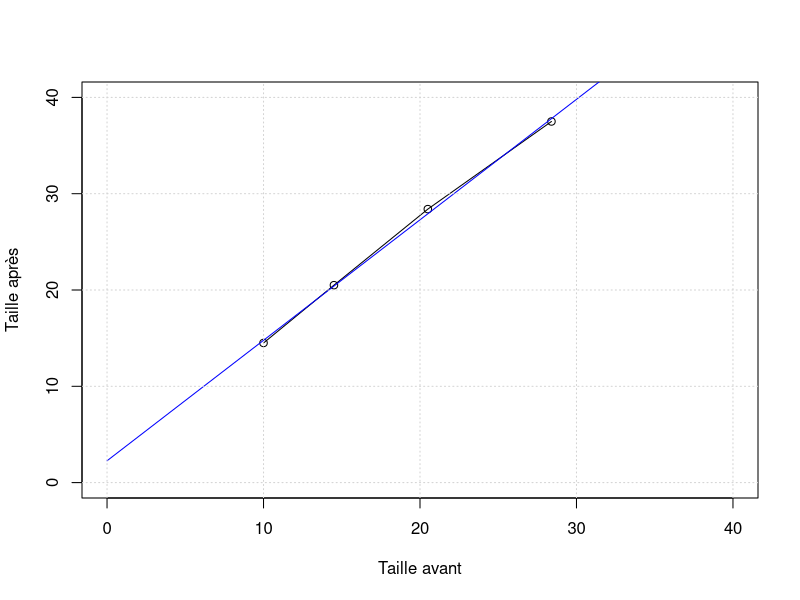
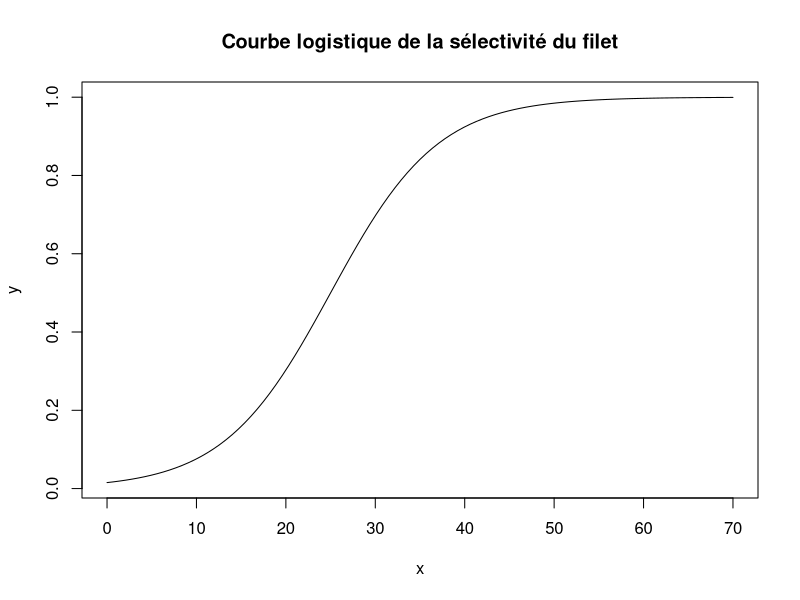
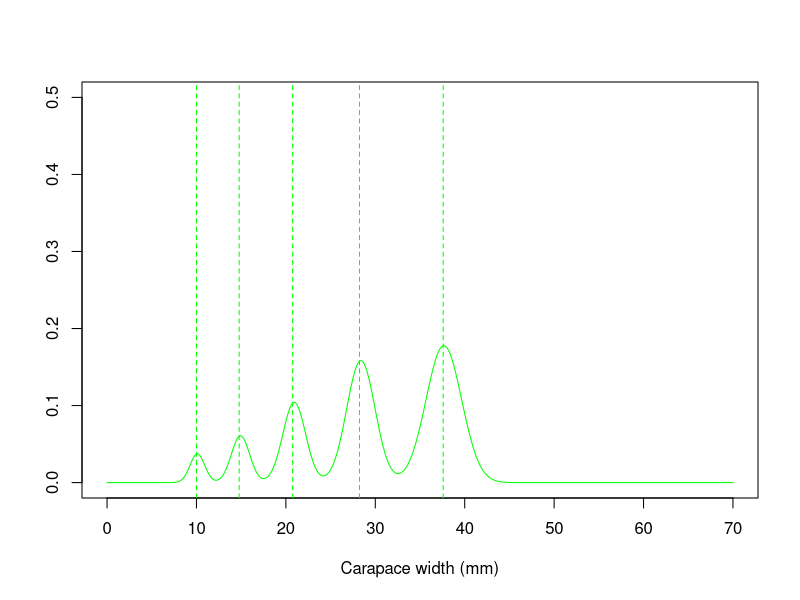
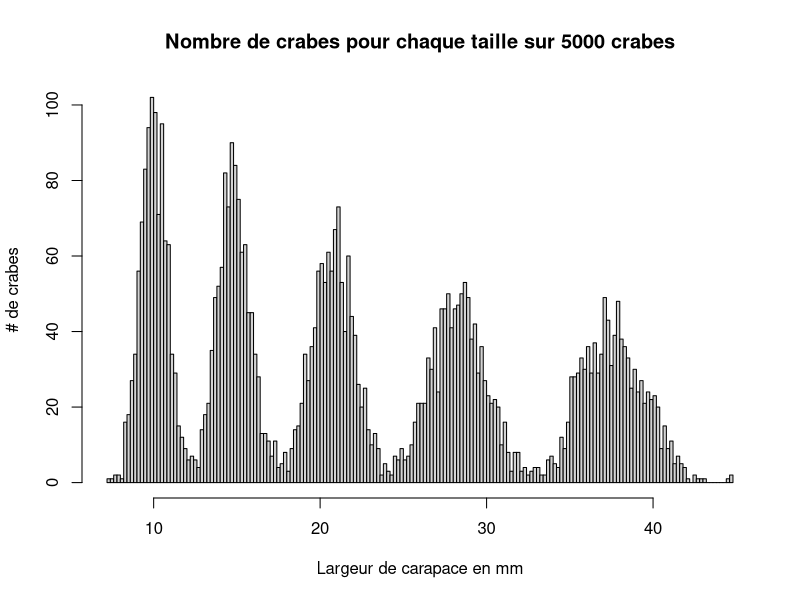
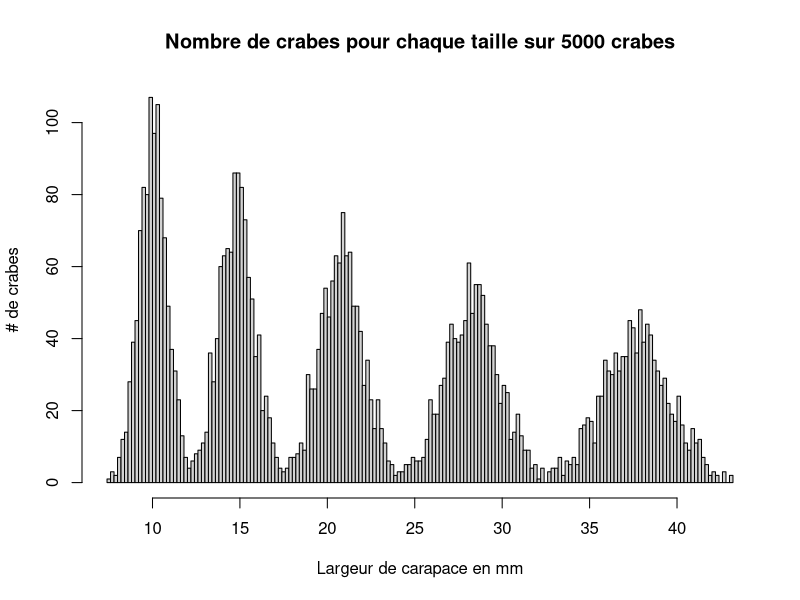
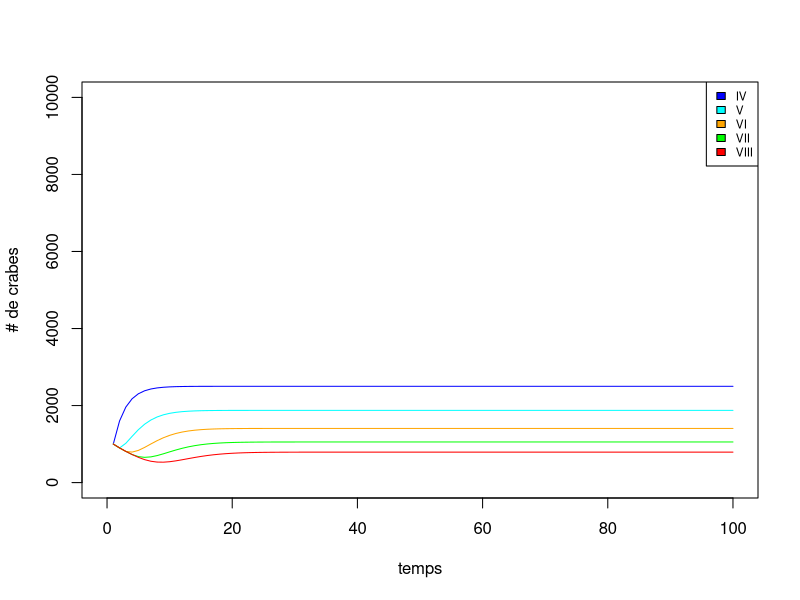

R code for these plots, in order:
library(MASS)

rm(list=ls()) # effacer la mémoire d el'environnement de travail
ls() # vérifier la liste des objets
set.seed(2024) # Résultats reproductibles

# Tableau des moyennes de tailles avant (x) et après (y) la mue
MeanCW = data.frame(x=c(10, 14.5, 20.5, 28.4), y=c(14.5, 20.5, 28.4, 37.5))

# Régression linéaire (y=ax+b) de la relation entre la taille avant et
# après la mue
Croissance = lm(y~x, data = MeanCW)

# Graphique des points réelles avant et après mue
plot(MeanCW$x, MeanCW$y, type="o", xlim=c(0,40), ylim=c(0,40), 
   xlab = "Taille avant", ylab = "Taille après")

# Pente de la régression
a=Croissance$coefficients[2]
# Ordonnée de la régression
b=Croissance$coefficients[1]

# Droite de régression
axe_x = seq(0,40,length=100)
lines(axe_x, predict(Croissance, data.frame(x=axe_x)), col="blue")
grid(nx=NULL, ny=NULL)

# Nombre total de crabes
n=1000

CW <- seq(from=0,to=70,length.out=1000)

# Fonction de la variance et de la moyenne qui dépend de la variance
# et moyenne de l'instar précédent
var_func = function(x){return(a*a*x)} #V(ax+b) = a^2*V(x)
moy_func = function(x){return(a*x+b)} #E(ax+b) = a*E(x)+b

# Variance et moyenne du premier instar
var_init=2/3
moy_init=10
nb_init=15

# On initialise et ensuite calcul les variances et moyennes 
# des autres instances
moyenne=rep(0,5)
moyenne[1]=moy_init
variance=rep(0,5)
variance[1]=var_init
for(i in 1:4){
variance[i+1]=var_func(variance[i])
moyenne[i+1]=moy_func(moyenne[i])
}

total = 264480.095833587 + 1960326.20709249 + 11343632.3036489 
+ 74844309.8641673 + 97584033.168346
#Dist_instars = dnorm(CW, mean=moyenne, sd=variance)

# Fonction logistique de sélectivité
select_log = function(x){
  1/(1+exp(-(1/6)*(x-25))) #milieu à 25mm
}

curve(select_log(x), from = 0, to=70, xlab = "x", ylab = "y")
title(main = "Courbe logistique de la sélectivité du filet")

# On crée les distributions des instars

#Imm=matrix(,nrow=n,ncol = 5)
#Imm[,1]=nb_init*dnorm(CW[,1], mean=moyenne[1], sd=variance[1])


IV = select_log(CW)*dnorm(CW, mean=moyenne[1], sd=sqrt(variance[1]))
V = select_log(CW)*dnorm(CW, mean = moyenne[2], sd=sqrt(variance[2]))
VI = select_log(CW)*dnorm(CW, mean = moyenne[3], sd=sqrt(variance[3]))
VII = select_log(CW)*dnorm(CW, mean = moyenne[4], sd=sqrt(variance[4]))
VIII = select_log(CW)*dnorm(CW, mean = moyenne[5], sd=sqrt(variance[5]))

# Graphique de la distribution des crabes immatures.
plot(CW, IV+V+VI+VII+VIII, type = "l", col = "green", 
   xlab = "Carapace width (mm)", ylab="", ylim=c(0,0.5))

abline(v=moyenne[1],lty=2, col="green")
abline(v=moyenne[2],lty=2, col="green")
abline(v=moyenne[3],lty=2, col="green")
abline(v=moyenne[4],lty=2, col="green")
abline(v=moyenne[5],lty=2, col="green")

################################################
#                                              #
#   Simulation des données                     #
#                                              #
################################################

Imm = matrix(,nrow=n, ncol=5)
Imm1=Imm

# Première méthode en utilisant 5 distributions normales 
for(i in 1:5){
  Imm[,i]=rnorm(n, mean=moyenne[i], sd=sqrt(variance[i]))
}

# Deuxième méthode en utilisant la fonction de croissance
Imm1[,1]=rnorm(n, mean=moyenne[1], sd=sqrt(variance[1]))
for(i in 2:5){
  Imm1[,i]=a*Imm1[,i-1]+b*rep(1,n)
}

hist(Imm, 
     main = "Nombre de crabes pour chaque taille sur 5000 crabes",
     xlab = "Largeur de carapace en mm",
     ylab = "# de crabes",
     breaks = 200)

hist(Imm1, 
     main = "Nombre de crabes pour chaque taille sur 5000 crabes",
     xlab = "Largeur de carapace en mm",
     ylab = "# de crabes",
     breaks = 200)

P=c(0.6, 0.6, 0.6, 0.6, 0.6)
G=rep(0.3, 5)

M = matrix(c(P[1], G[1], 0, 0, 0, #(colonnes x rangées)
             0, P[2], G[2], 0, 0,
             0, 0, P[3], G[3], 0,
             0, 0, 0, P[4], G[4],
             0, 0, 0, 0, P[5]),
           nrow = 5, 
           ncol = 5)

N_init = c(1000,1000,1000,1000,1000)

N = matrix(,nrow = 5, ncol = 100)

N[,1] = N_init
for(t in 1:99){
  N[,t+1] = M%*%N[,t]+c(1000,0,0,0,0)
}

plot(1:100,N[1,], type = "l", col = "blue", 
     xlab = "temps", ylab="# de crabes", xlim = c(0,100), ylim = c(0,10000))
lines(1:100,N[2,],col = "cyan")
lines(1:100,N[3,],col = "orange")
lines(1:100,N[4,], col = "green")
lines(1:100,N[5,], col = "red")

legend(x="topright", legend=c("IV","V","VI","VII","VIII"), 
       fill=c("blue","cyan","orange","green","red"), cex=0.7)


